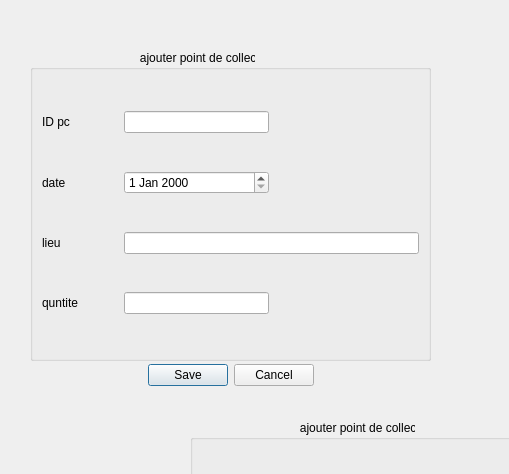
<?xml version="1.0" encoding="UTF-8"?>
<ui version="4.0">
 <class>add_PC</class>
 <widget class="QDialog" name="add_PC">
  <property name="geometry">
   <rect>
    <x>0</x>
    <y>0</y>
    <width>509</width>
    <height>474</height>
   </rect>
  </property>
  <property name="windowTitle">
   <string>Dialog</string>
  </property>
  <widget class="QGroupBox" name="groupBox">
   <property name="geometry">
    <rect>
     <x>30</x>
     <y>50</y>
     <width>401</width>
     <height>311</height>
    </rect>
   </property>
   <property name="maximumSize">
    <size>
     <width>401</width>
     <height>16777215</height>
    </size>
   </property>
   <property name="title">
    <string>                                 ajouter point de collect</string>
   </property>
   <layout class="QGridLayout" name="gridLayout">
    <item row="0" column="0">
     <widget class="QLabel" name="L_idpc">
      <property name="text">
       <string>ID pc</string>
      </property>
     </widget>
    </item>
    <item row="5" column="2">
     <widget class="QLineEdit" name="lineEdit_quntite"/>
    </item>
    <item row="4" column="0">
     <widget class="QLabel" name="L_lieu">
      <property name="text">
       <string>lieu</string>
      </property>
     </widget>
    </item>
    <item row="4" column="2" colspan="2">
     <widget class="QLineEdit" name="lineEdit_lieu"/>
    </item>
    <item row="1" column="0">
     <widget class="QLabel" name="L_date">
      <property name="text">
       <string>date</string>
      </property>
     </widget>
    </item>
    <item row="5" column="3">
     <spacer name="horizontalSpacer_2">
      <property name="orientation">
       <enum>Qt::Horizontal</enum>
      </property>
      <property name="sizeHint" stdset="0">
       <size>
        <width>40</width>
        <height>20</height>
       </size>
      </property>
     </spacer>
    </item>
    <item row="4" column="1">
     <spacer name="horizontalSpacer_6">
      <property name="orientation">
       <enum>Qt::Horizontal</enum>
      </property>
      <property name="sizeType">
       <enum>QSizePolicy::Minimum</enum>
      </property>
      <property name="sizeHint" stdset="0">
       <size>
        <width>40</width>
        <height>20</height>
       </size>
      </property>
     </spacer>
    </item>
    <item row="1" column="3">
     <spacer name="horizontalSpacer_4">
      <property name="orientation">
       <enum>Qt::Horizontal</enum>
      </property>
      <property name="sizeHint" stdset="0">
       <size>
        <width>40</width>
        <height>20</height>
       </size>
      </property>
     </spacer>
    </item>
    <item row="0" column="3">
     <spacer name="horizontalSpacer">
      <property name="orientation">
       <enum>Qt::Horizontal</enum>
      </property>
      <property name="sizeHint" stdset="0">
       <size>
        <width>40</width>
        <height>20</height>
       </size>
      </property>
     </spacer>
    </item>
    <item row="0" column="1">
     <spacer name="horizontalSpacer_3">
      <property name="orientation">
       <enum>Qt::Horizontal</enum>
      </property>
      <property name="sizeType">
       <enum>QSizePolicy::Minimum</enum>
      </property>
      <property name="sizeHint" stdset="0">
       <size>
        <width>40</width>
        <height>20</height>
       </size>
      </property>
     </spacer>
    </item>
    <item row="0" column="2">
     <widget class="QLineEdit" name="lineEdit_idpc">
      <property name="inputMethodHints">
       <set>Qt::ImhNone</set>
      </property>
      <property name="text">
       <string/>
      </property>
      <property name="maxLength">
       <number>8</number>
      </property>
     </widget>
    </item>
    <item row="1" column="1">
     <spacer name="horizontalSpacer_5">
      <property name="orientation">
       <enum>Qt::Horizontal</enum>
      </property>
      <property name="sizeType">
       <enum>QSizePolicy::Minimum</enum>
      </property>
      <property name="sizeHint" stdset="0">
       <size>
        <width>40</width>
        <height>20</height>
       </size>
      </property>
     </spacer>
    </item>
    <item row="5" column="1">
     <spacer name="horizontalSpacer_7">
      <property name="orientation">
       <enum>Qt::Horizontal</enum>
      </property>
      <property name="sizeType">
       <enum>QSizePolicy::Minimum</enum>
      </property>
      <property name="sizeHint" stdset="0">
       <size>
        <width>40</width>
        <height>20</height>
       </size>
      </property>
     </spacer>
    </item>
    <item row="5" column="0">
     <widget class="QLabel" name="L_quntite">
      <property name="text">
       <string>quntite</string>
      </property>
     </widget>
    </item>
    <item row="1" column="2">
     <widget class="QDateEdit" name="dateEdit"/>
    </item>
   </layout>
  </widget>
  <widget class="QWidget" name="layoutWidget">
   <property name="geometry">
    <rect>
     <x>30</x>
     <y>360</y>
     <width>401</width>
     <height>31</height>
    </rect>
   </property>
   <layout class="QHBoxLayout" name="horizontalLayout">
    <item>
     <spacer name="horizontalSpacer_8">
      <property name="orientation">
       <enum>Qt::Horizontal</enum>
      </property>
      <property name="sizeHint" stdset="0">
       <size>
        <width>40</width>
        <height>20</height>
       </size>
      </property>
     </spacer>
    </item>
    <item>
     <widget class="QDialogButtonBox" name="B_ajouter">
      <property name="maximumSize">
       <size>
        <width>331</width>
        <height>16777215</height>
       </size>
      </property>
      <property name="standardButtons">
       <set>QDialogButtonBox::Cancel|QDialogButtonBox::Save</set>
      </property>
      <property name="centerButtons">
       <bool>true</bool>
      </property>
     </widget>
    </item>
    <item>
     <spacer name="horizontalSpacer_9">
      <property name="orientation">
       <enum>Qt::Horizontal</enum>
      </property>
      <property name="sizeHint" stdset="0">
       <size>
        <width>40</width>
        <height>20</height>
       </size>
      </property>
     </spacer>
    </item>
   </layout>
  </widget>
  <widget class="QGroupBox" name="groupBox_2">
   <property name="geometry">
    <rect>
     <x>190</x>
     <y>420</y>
     <width>401</width>
     <height>311</height>
    </rect>
   </property>
   <property name="maximumSize">
    <size>
     <width>401</width>
     <height>16777215</height>
    </size>
   </property>
   <property name="title">
    <string>                                 ajouter point de collect</string>
   </property>
   <layout class="QGridLayout" name="gridLayout_2">
    <item row="0" column="0">
     <widget class="QLabel" name="L_idpc_2">
      <property name="text">
       <string>ID pc</string>
      </property>
     </widget>
    </item>
    <item row="5" column="2">
     <widget class="QLineEdit" name="lineEdit_quntite_2"/>
    </item>
    <item row="4" column="0">
     <widget class="QLabel" name="L_lieu_2">
      <property name="text">
       <string>lieu</string>
      </property>
     </widget>
    </item>
    <item row="4" column="2" colspan="2">
     <widget class="QLineEdit" name="lineEdit_lieu_2"/>
    </item>
    <item row="1" column="0">
     <widget class="QLabel" name="L_date_2">
      <property name="text">
       <string>date</string>
      </property>
     </widget>
    </item>
    <item row="5" column="3">
     <spacer name="horizontalSpacer_10">
      <property name="orientation">
       <enum>Qt::Horizontal</enum>
      </property>
      <property name="sizeHint" stdset="0">
       <size>
        <width>40</width>
        <height>20</height>
       </size>
      </property>
     </spacer>
    </item>
    <item row="4" column="1">
     <spacer name="horizontalSpacer_11">
      <property name="orientation">
       <enum>Qt::Horizontal</enum>
      </property>
      <property name="sizeType">
       <enum>QSizePolicy::Minimum</enum>
      </property>
      <property name="sizeHint" stdset="0">
       <size>
        <width>40</width>
        <height>20</height>
       </size>
      </property>
     </spacer>
    </item>
    <item row="1" column="3">
     <spacer name="horizontalSpacer_12">
      <property name="orientation">
       <enum>Qt::Horizontal</enum>
      </property>
      <property name="sizeHint" stdset="0">
       <size>
        <width>40</width>
        <height>20</height>
       </size>
      </property>
     </spacer>
    </item>
    <item row="0" column="3">
     <spacer name="horizontalSpacer_13">
      <property name="orientation">
       <enum>Qt::Horizontal</enum>
      </property>
      <property name="sizeHint" stdset="0">
       <size>
        <width>40</width>
        <height>20</height>
       </size>
      </property>
     </spacer>
    </item>
    <item row="0" column="1">
     <spacer name="horizontalSpacer_14">
      <property name="orientation">
       <enum>Qt::Horizontal</enum>
      </property>
      <property name="sizeType">
       <enum>QSizePolicy::Minimum</enum>
      </property>
      <property name="sizeHint" stdset="0">
       <size>
        <width>40</width>
        <height>20</height>
       </size>
      </property>
     </spacer>
    </item>
    <item row="0" column="2">
     <widget class="QLineEdit" name="lineEdit_idpc_2">
      <property name="inputMethodHints">
       <set>Qt::ImhNone</set>
      </property>
      <property name="text">
       <string/>
      </property>
      <property name="maxLength">
       <number>8</number>
      </property>
     </widget>
    </item>
    <item row="1" column="1">
     <spacer name="horizontalSpacer_15">
      <property name="orientation">
       <enum>Qt::Horizontal</enum>
      </property>
      <property name="sizeType">
       <enum>QSizePolicy::Minimum</enum>
      </property>
      <property name="sizeHint" stdset="0">
       <size>
        <width>40</width>
        <height>20</height>
       </size>
      </property>
     </spacer>
    </item>
    <item row="5" column="1">
     <spacer name="horizontalSpacer_16">
      <property name="orientation">
       <enum>Qt::Horizontal</enum>
      </property>
      <property name="sizeType">
       <enum>QSizePolicy::Minimum</enum>
      </property>
      <property name="sizeHint" stdset="0">
       <size>
        <width>40</width>
        <height>20</height>
       </size>
      </property>
     </spacer>
    </item>
    <item row="5" column="0">
     <widget class="QLabel" name="L_quntite_2">
      <property name="text">
       <string>quntite</string>
      </property>
     </widget>
    </item>
    <item row="1" column="2">
     <widget class="QDateEdit" name="dateEdit_2"/>
    </item>
   </layout>
  </widget>
  <widget class="QWidget" name="layoutWidget_2">
   <property name="geometry">
    <rect>
     <x>190</x>
     <y>730</y>
     <width>401</width>
     <height>31</height>
    </rect>
   </property>
   <layout class="QHBoxLayout" name="horizontalLayout_2">
    <item>
     <spacer name="horizontalSpacer_17">
      <property name="orientation">
       <enum>Qt::Horizontal</enum>
      </property>
      <property name="sizeHint" stdset="0">
       <size>
        <width>40</width>
        <height>20</height>
       </size>
      </property>
     </spacer>
    </item>
    <item>
     <widget class="QDialogButtonBox" name="B_ajouter_2">
      <property name="maximumSize">
       <size>
        <width>331</width>
        <height>16777215</height>
       </size>
      </property>
      <property name="standardButtons">
       <set>QDialogButtonBox::Cancel|QDialogButtonBox::Save</set>
      </property>
      <property name="centerButtons">
       <bool>true</bool>
      </property>
     </widget>
    </item>
    <item>
     <spacer name="horizontalSpacer_18">
      <property name="orientation">
       <enum>Qt::Horizontal</enum>
      </property>
      <property name="sizeHint" stdset="0">
       <size>
        <width>40</width>
        <height>20</height>
       </size>
      </property>
     </spacer>
    </item>
   </layout>
  </widget>
 </widget>
 <resources/>
 <connections/>
</ui>
